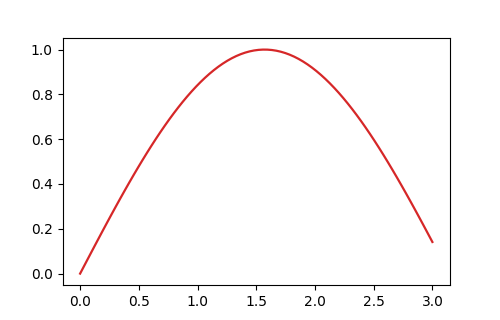
#> input picture android/app/src/main/assets/smoke.png, 500 x 320 px
$ python -i plot_area.py   (imports and definitions only)
#> lines starting #> are read from the running program, lines starting #| are printed output that depends on the picture; after the words box and inside, x2 and y2 are one past the last pixel; in counts of white or black regions, pixels touching at a corner belong together
"""Plot-area detection from axis spines.

Upright figures use morphological long-line extraction, which lands on the spine
pixel. Rotated figures fall back to Hough line pairs. The returned bbox is the
axis-aligned envelope of the spine centers, in integer pixel indices.
"""

from __future__ import annotations

import math

import cv2
import numpy as np

from curve2csv.config import PipelineConfig
from curve2csv.types import Abstain, BBox, PlotArea


def _ink(gray: np.ndarray, threshold: int) -> np.ndarray:
    return (gray < threshold).astype(np.uint8) * 255


def _clusters(indices: np.ndarray, scores: np.ndarray, gap: int = 3) -> list[int]:
    if indices.size == 0:
        return []
    groups: list[list[int]] = [[int(indices[0])]]
    for idx in indices[1:]:
        if int(idx) - groups[-1][-1] <= gap:
            groups[-1].append(int(idx))
        else:
            groups.append([int(idx)])
    peaks: list[int] = []
    for group in groups:
        best = max(group, key=lambda i: float(scores[i]))
        peaks.append(best)
    return peaks


def _side_coverage(
    mask: np.ndarray, start: int, end: int, fixed: int, *, horizontal: bool
) -> float:
    if end <= start:
        return 0.0
    if horizontal:
        row = int(np.clip(fixed, 0, mask.shape[0] - 1))
        c0 = int(np.clip(start, 0, mask.shape[1]))
        c1 = int(np.clip(end, 0, mask.shape[1]))
        band = mask[max(0, row - 1) : row + 2, c0:c1]
    else:
        col = int(np.clip(fixed, 0, mask.shape[1] - 1))
        r0 = int(np.clip(start, 0, mask.shape[0]))
        r1 = int(np.clip(end, 0, mask.shape[0]))
        band = mask[r0:r1, max(0, col - 1) : col + 2]
    if band.size == 0:
        return 0.0
    return float(
        np.any(band > 0, axis=0 if horizontal else 1).mean()
        if False
        else (band > 0).max(axis=0 if horizontal else 1).mean()
    )


def _best_aligned(opened_h: np.ndarray, opened_v: np.ndarray) -> tuple[BBox, float] | None:
    row_score = (opened_h > 0).sum(axis=1)
    col_score = (opened_v > 0).sum(axis=0)
    h, w = opened_h.shape
    rows = _clusters(np.flatnonzero(row_score > max(20, 0.12 * w)), row_score)
    cols = _clusters(np.flatnonzero(col_score > max(20, 0.12 * h)), col_score)
    if len(rows) < 2 or len(cols) < 2:
        return None
    best: tuple[BBox, float, int] | None = None
    for top in rows:
        for bottom in rows:
            if bottom - top < max(20, int(0.12 * h)):
                continue
            for left in cols:
                for right in cols:
                    if right - left < max(20, int(0.12 * w)):
                        continue
                    covs = (
                        _side_coverage(opened_h, left, right, top, horizontal=True),
                        _side_coverage(opened_h, left, right, bottom, horizontal=True),
                        _side_coverage(opened_v, top, bottom, left, horizontal=False),
                        _side_coverage(opened_v, top, bottom, right, horizontal=False),
                    )
                    score = float(min(covs))
                    area = (bottom - top) * (right - left)
                    if score < 0.55:
                        continue
                    # Bar edges and grid remnants can outscore a slightly rotated
                    # spine. Among boxes that still sit on ink, take the outer one.
                    if best is None or area > best[2] or (area == best[2] and score > best[1]):
                        best = ((left, top, right, bottom), score, area)
    if best is None:
        return None
    return best[0], best[1]


# [63 lines left out: functions _line_from_segment, _cluster_segments, _intersect, not called in this run]


Quad = tuple[tuple[float, float], tuple[float, float], tuple[float, float], tuple[float, float]]


# [99 lines left out: function _detect_hough, not called in this run]


def detect_plot_area(rgb: np.ndarray, config: PipelineConfig | None = None) -> PlotArea | Abstain:
    cfg = config or PipelineConfig()
    if rgb.ndim != 3 or rgb.shape[2] != 3:
        return Abstain("plot_area", "bad_image")
    gray = cv2.cvtColor(rgb, cv2.COLOR_RGB2GRAY)
    height, width = gray.shape
#> height = 320; width = 500
    if height < 30 or width < 30:
        return Abstain("plot_area", "image_too_small")
    ink = _ink(gray, cfg.ink_threshold)
#> in _ink, `return (gray < threshold).astype(np.uint8) * 255`:
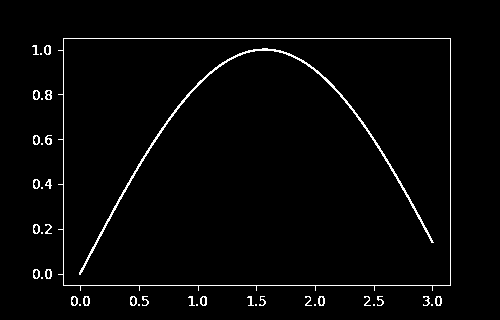
#> returned value: shape (320, 500); 2.3% white in thin lines or dots, all inside (x1, y1, x2, y2) = (32, 38, 451, 306)
    if int(ink.sum()) < 50:
        return Abstain("plot_area", "no_axis_found")
    min_len_h = max(25, int(cfg.min_line_frac * width))
#> min_len_h = 110
    min_len_v = max(25, int(cfg.min_line_frac * height))
#> min_len_v = 70
    opened_h = cv2.morphologyEx(
        ink, cv2.MORPH_OPEN, cv2.getStructuringElement(cv2.MORPH_RECT, (min_len_h, 1))
    )
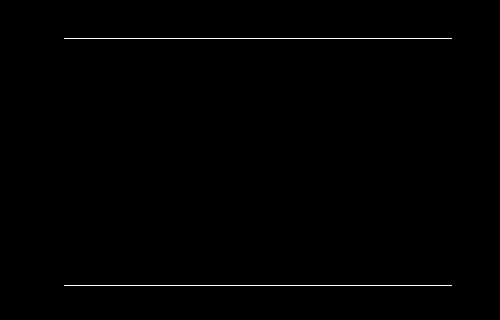
#> opened_h: shape (320, 500); 0.48% white in thin lines or dots, all inside (x1, y1, x2, y2) = (64, 38, 452, 286)
    opened_v = cv2.morphologyEx(
        ink, cv2.MORPH_OPEN, cv2.getStructuringElement(cv2.MORPH_RECT, (1, min_len_v))
    )
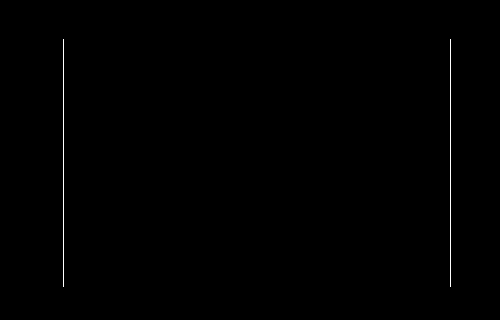
#> opened_v: shape (320, 500); 0.31% white in thin lines or dots, all inside (x1, y1, x2, y2) = (63, 39, 451, 287)
    aligned = _best_aligned(opened_h, opened_v)
#> in _best_aligned, `row_score = (opened_h > 0).sum(axis=1)`: row_score = 320 values, max 388 at index 38, min 0 at index 0, mean 2.42
#> in _best_aligned, `col_score = (opened_v > 0).sum(axis=0)`: col_score = 500 values, max 248 at index 63, min 0 at index 0, mean 0.992
#> in _clusters, `groups: list[list[int]] = [[int(indices[0])]]`: groups = [[38]]
#> the loop in _clusters, `for idx in indices[1:]:` made 1 pass
#> idx on pass 1: 285
#> after the loop in _clusters, `for idx in indices[1:]:`: groups = [[38], [285]]
#> the loop in _clusters, `for group in groups:` made 2 passes
#> (group, best) on passes 1 to 2: ([38], 38), ([285], 285)
#> after the loop in _clusters, `for group in groups:`: peaks = [38, 285]
#> the loop in _clusters (call 2), `for idx in indices[1:]:` made 1 pass
#> idx on pass 1: 450
#> the loop in _clusters (call 2), `for group in groups:` made 2 passes
#> (group, best) on passes 1 to 2: ([63], 63), ([450], 450)
#> in _best_aligned, `cols = _clusters(np.flatnonzero(col_score > max(20, 0.12 * h)), col_sc..`: cols = [63, 450]
#> the loop in _best_aligned, `for top in rows:` made 2 passes
#> top on pass 1: 38
#> after the loop in _best_aligned, `for top in rows:`: best = ((63, 38, 450, 285), 0.996, 95589)
#> aligned = ((63, 38, 450, 285), 0.996)
    if aligned is not None and aligned[1] >= 0.55:
        left, top, right, bottom = aligned[0]
#> left = 63; top = 38; right = 450; bottom = 285
        corners = (
            (float(left), float(top)),
            (float(right), float(top)),
            (float(right), float(bottom)),
            (float(left), float(bottom)),
        )
#> corners = ((63, 38), (450, 38), (450, 285), (63, 285))
        return PlotArea(
            bbox=(int(left), int(top), int(right), int(bottom)),
            x_axis_px=float(bottom),
            y_axis_px=float(left),
            score=float(aligned[1]),
            corners=corners,
        )
    hough = _detect_hough(ink, cfg)
    if hough is None:
        return Abstain("plot_area", "no_axis_found")
    bbox, score, corners = hough
    if len(corners) != 4:
        return Abstain("plot_area", "no_axis_found")
    tl, tr, br, bl = corners
    return PlotArea(
        bbox=bbox,
        x_axis_px=float((bl[1] + br[1]) / 2.0),
        y_axis_px=float((tl[0] + bl[0]) / 2.0),
        score=float(score),
        corners=(tl, tr, br, bl),
    )

>>> import cv2
>>> picture = cv2.cvtColor(cv2.imread('../../../android/app/src/main/assets/smoke.png'), cv2.COLOR_BGR2RGB)
>>> result = detect_plot_area(picture)
